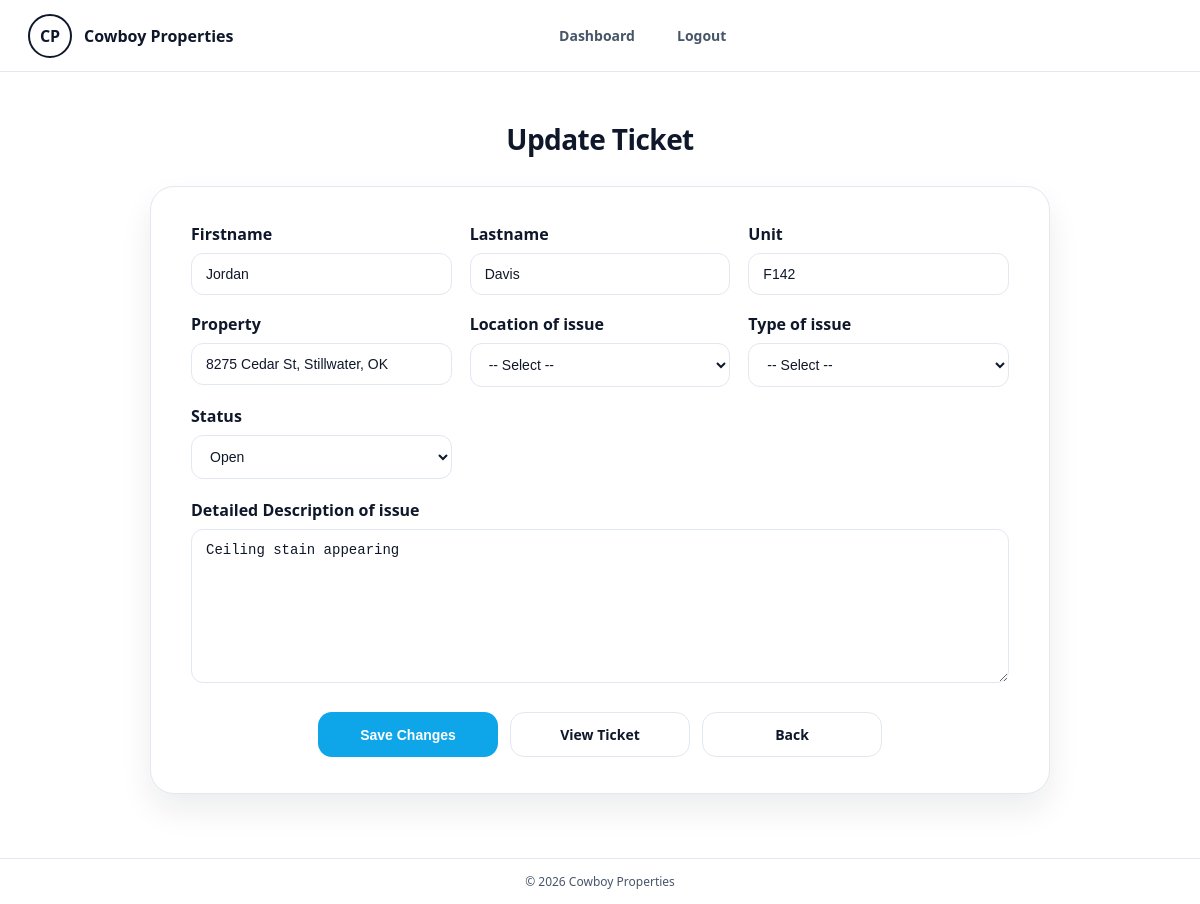
Page /Pages/update-ticket.php?id=1 (signed in) on the committed database.
### tables this page shows
CREATE TABLE IF NOT EXISTS `maintenance` (
  `TicketID` int NOT NULL AUTO_INCREMENT,
  `UnitID` int NOT NULL,
  `RenterID` int NOT NULL,
  `EmpID` int NOT NULL,
  `Date` date NOT NULL,
  `Issue` varchar(255) NOT NULL,
  `Status` char(20) NOT NULL,
  PRIMARY KEY (`TicketID`),
  KEY `fk_maint_unit` (`UnitID`),
  KEY `fk_maint_renter` (`RenterID`),
  KEY `fk_maint_employee` (`EmpID`)
);

CREATE TABLE IF NOT EXISTS `renter` (
  `RenterID` int NOT NULL AUTO_INCREMENT,
  `Firstname` varchar(60) NOT NULL,
  `Lastname` varchar(60) NOT NULL,
  `email` varchar(255) NOT NULL,
  `phone` char(15) DEFAULT NULL,
  `password` varchar(255) NOT NULL,
  `role` varchar(20) NOT NULL DEFAULT 'renter',
  PRIMARY KEY (`RenterID`),
  UNIQUE KEY `email` (`email`)
);

CREATE TABLE IF NOT EXISTS `unit` (
  `UnitID` int NOT NULL AUTO_INCREMENT,
  `PropertyID` int NOT NULL,
  `Unit_number` varchar(20) NOT NULL,
  `Bed` int NOT NULL,
  `bath` int NOT NULL,
  `price` decimal(10,2) NOT NULL,
  PRIMARY KEY (`UnitID`),
  UNIQUE KEY `uq_unit_property_unitnum` (`PropertyID`,`Unit_number`)
);

CREATE TABLE IF NOT EXISTS `property` (
  `PropertyID` int NOT NULL AUTO_INCREMENT,
  `Address` varchar(255) NOT NULL,
  `ManagerEmpID` int NOT NULL,
  `Unit_Count` int NOT NULL,
  PRIMARY KEY (`PropertyID`),
  KEY `fk_property_manager` (`ManagerEmpID`)
);

### auth_check.php (called while the page is built, shortened)
<?php
function current_user(): array
{
    return [
        'id'       => $_SESSION['user_id']    ?? null,
        'name'     => $_SESSION['user_name']   ?? '',
        'email'    => $_SESSION['user_email']  ?? '',
        'role'     => $_SESSION['role']        ?? '',
        'position' => $_SESSION['position']    ?? '',
    ];
}

### Pages/update-ticket.php (the view, shortened to what this page needs)
<?php
require_once __DIR__ . '/../auth_check.php';
$user = current_user();
$ticket = null;
$values = [
    'location' => '',
    'issue_type' => '',
    'description' => '',
    'status' => '',
];
$ticketId = trim($_GET['id'] ?? $_POST['ticket_id'] ?? '');
try {
    $pdo = get_db();
    $stmt = $pdo->prepare("
        SELECT
            m.TicketID,
            m.UnitID,
            m.RenterID,
            m.EmpID,
            m.Date,
            m.Issue,
            m.Status,
            r.Firstname,
            r.Lastname,
            u.Unit_number,
            p.Address,
            p.ManagerEmpID
        FROM maintenance m
        LEFT JOIN renter r ON r.RenterID = m.RenterID
        LEFT JOIN unit u ON u.UnitID = m.UnitID
        LEFT JOIN property p ON p.PropertyID = u.PropertyID
        WHERE m.TicketID = ?
        LIMIT 1
    ");
    $stmt->execute([$ticketId]);
    $ticket = $stmt->fetch(PDO::FETCH_ASSOC);
    $issueText = (string)($ticket['Issue'] ?? '');
    $parts = array_map('trim', explode('|', $issueText, 3));
    if (count($parts) === 3) {
        $values['location'] = strtolower(str_replace(' ', '_', $parts[0]));
        $values['issue_type'] = strtolower($parts[1]);
        $values['description'] = $parts[2];
    } else {
        $values['description'] = $issueText;
    }
    $values['status'] = (string)($ticket['Status'] ?? 'Open');
} catch (Throwable $e) {
    $error = $e->getMessage();
}
require_once __DIR__ . '/partials/app-header.php';
?>
<h1 class="page-title">Update Ticket</h1>
<div class="panel" style="max-width: 900px; margin: 0 auto;">
    <?php if ($ticket): ?>
        <form method="post" action="update-ticket.php?id=<?php echo urlencode((string)$ticket['TicketID']); ?>">
            <div class="form-grid">
                <div class="form-group">
                    <label>Firstname</label>
                    <input type="text"
                           value="<?php echo htmlspecialchars((string)($ticket['Firstname'] ?? '')); ?>"
                           readonly>
                </div>
                <div class="form-group">
                    <label>Lastname</label>
                    <input type="text"
                           value="<?php echo htmlspecialchars((string)($ticket['Lastname'] ?? '')); ?>"
                           readonly>
                </div>
                <div class="form-group">
                    <label>Unit</label>
                    <input type="text"
                           value="<?php echo htmlspecialchars((string)($ticket['Unit_number'] ?? '')); ?>"
                           readonly>
                </div>
                <div class="form-group">
                    <label>Property</label>
                    <input type="text"
                           value="<?php echo htmlspecialchars((string)($ticket['Address'] ?? '')); ?>"
                           readonly>
                </div>
                <div class="form-group">
                    <label>Location of issue</label>
                    <select name="location" <?php echo $user['role'] === 'employee' ? '' : 'disabled'; ?> required>
                        <option value="">-- Select --</option>
                    </select>
                </div>
                <div class="form-group">
                    <label>Type of issue</label>
                    <select name="issue_type" <?php echo $user['role'] === 'employee' ? '' : 'disabled'; ?> required>
                        <option value="">-- Select --</option>
                    </select>
                </div>
                <div class="form-group">
                    <label>Status</label>
                    <select name="status" <?php echo $user['role'] === 'employee' ? '' : 'disabled'; ?> required>
                        <option value="Open" <?php echo $values['status'] === 'Open' ? 'selected' : ''; ?>>Open</option>
                    </select>
                </div>
            </div>
            <div class="form-group" style="margin-top: 16px;">
                <label>Detailed Description of issue</label>
                <textarea name="description" rows="8" <?php echo $user['role'] === 'employee' ? '' : 'readonly'; ?> required><?php echo htmlspecialchars($values['description']); ?></textarea>
            </div>
            <div class="btn-row" style="margin-top: 24px;">
                <?php if ($user['role'] === 'employee'): ?>
                    <button class="btn" type="submit">Save Changes</button>
                <?php endif; ?>
                <a class="btn btn-secondary" href="ticket-view.php?id=<?php echo urlencode((string)$ticket['TicketID']); ?>">View Ticket</a>
                <a class="btn btn-secondary" href="history.php">Back</a>
            </div>
        </form>
    <?php endif; ?>
</div>
<?php require_once __DIR__ . '/partials/app-footer.php'; ?>

### Pages/assets/app.css (style rules this page uses)
:root { --bg: #ffffff; --text: #0f172a; --muted: #475569; --border: #e2e8f0; --soft: #f8fafc; --brand: #0ea5e9; --brand-dark: #0284c7; --success-bg: #dcfce7; --success-text: #166534; --error-bg: #fee2e2; --error-text: #b91c1c; --warning-bg: #fef3c7; --warning-text: #92400e; --shadow: 0 16px 32px rgba(15, 23, 42, 0.08); --radius-lg: 24px; --radius-md: 14px; }
* { box-sizing: border-box; }
html, body { margin: 0; padding: 0; min-height: 100%; font-family: system-ui, -apple-system, Segoe UI, Roboto, Helvetica, Arial, sans-serif; background: var(--bg); color: var(--text); }
body { min-height: 100vh; }
.page-title { margin: 0 0 28px; font-size: 28px; letter-spacing: -0.02em; text-align: center; }
.panel { border: 1px solid var(--border); border-radius: var(--radius-lg); background: #fff; padding: 36px 40px; box-shadow: var(--shadow); max-width: 950px; margin: 0 auto; }
.btn { display: inline-flex; align-items: center; justify-content: center; padding: 12px 20px; border-radius: var(--radius-md); border: 1px solid transparent; background: var(--brand); color: #fff; font-weight: 700; text-decoration: none; cursor: pointer; transition: all .15s ease; min-width: 180px; font-size: 14px; }
.btn-secondary { background: #fff; color: var(--text); border: 1px solid var(--border); }
.btn-row { display: flex; justify-content: center; gap: 12px; flex-wrap: wrap; }
.form-grid { display: grid; grid-template-columns: repeat(auto-fit, minmax(220px, 1fr)); gap: 18px; margin-bottom: 20px; }
.form-group { text-align: left; }
.form-group label { display: block; font-weight: 600; margin-bottom: 8px; }
.form-group input, .form-group select, .form-group textarea { width: 100%; border: 1px solid var(--border); border-radius: 12px; padding: 12px 14px; font-size: 14px; background: #fff; color: var(--text); }
.form-group textarea { min-height: 140px; resize: vertical; }

### rows in the picture
maintenance: RenterID.Firstname "Jordan", RenterID.Lastname "Davis", UnitID.Unit_number "F142", Address "8275 Cedar St, Stillwater, OK", status "Open", description "Ceiling stain appearing"

### other values in the picture
$link['label'] "Dashboard"
$link['label'] "Logout"
